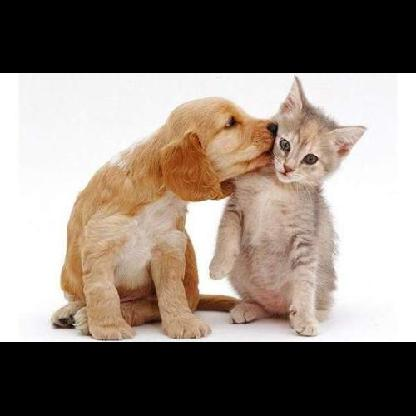
#> input picture YOLOv3_example/data/images/01.jpg, 416 x 416 px
$ python -i aug_methods.py   (imports and definitions only)
#> lines starting #> are read from the running program, lines starting #| are printed output that depends on the picture
import math
import random
import numpy as np
import cv2
from PIL import ImageEnhance
from PIL import Image
from mosaic_all import get_mosaic_data
import torch


# 生成随机数
def rand(a=0., b=1.):
    return np.random.rand() * (b - a) + a


# 修正一切经过仿射变换的标签
# [132 lines left out: functions transform_affine_labels, iou, flip, img_cut, cut, not called in this run]


def change_color(img, rgain=0.5, ggain=0.5, bgain=0.5):
#> called with rgain = 0.5, ggain = 0.5, bgain = 0.5
    if rgain or ggain or bgain:
        # 随机取-1到1三个实数，乘以 rgb 三通道扰动系数
        # r:[1-gain,1+gain]
        r = np.random.uniform(-1, 1, 3) * [rgain, ggain, bgain] + 1  # random gains

        # cv2.split：通道拆分
        # r:[0~255], g:[0~255], b:[0~255]
        red, green, blue = cv2.split(img)
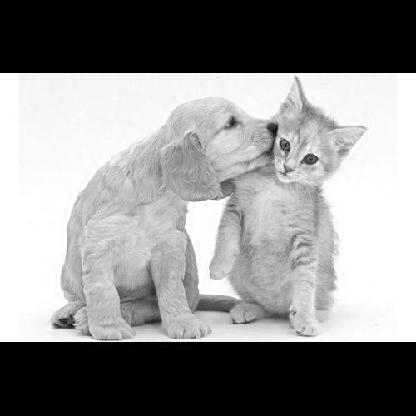
#> red: shape (416, 416); min 0, max 255, mean 139.4
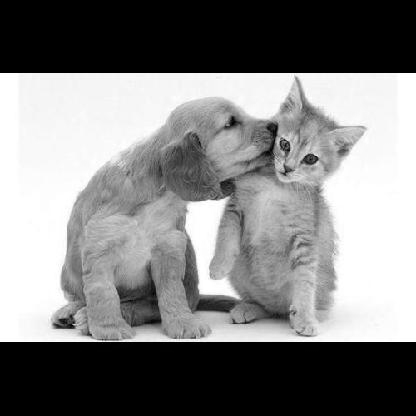
#> green: shape (416, 416); min 0, max 255, mean 128.2
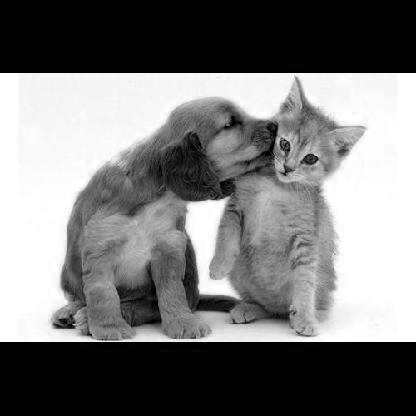
#> blue: shape (416, 416); min 0, max 255, mean 119.6
        dtype = img.dtype  # uint8

        x = np.arange(0, 256, dtype=r.dtype)
        lut_red = np.clip(x * r[0], 0, 255).astype(dtype)
#> lut_red = 256 values from 0 to 255
        lut_green = np.clip(x * r[1], 0, 255).astype(dtype)
#> lut_green = 256 values from 0 to 255
        lut_blue = np.clip(x * r[2], 0, 255).astype(dtype)
#> lut_blue = 256 values from 0 to 255

        # cv2.LUT：dst(I) = lut(src(I) + d)，d为常数0 / 128
        # 拿通道上的像素值作为索引到查找表中查找对应的值来替换
        # 大概率拿到近似的值，通过扰动系数来进行控制
        red = cv2.LUT(red, lut_red)
        green = cv2.LUT(green, lut_green)
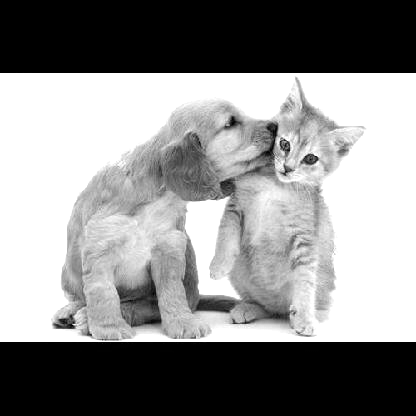
#> green: shape (416, 416); min 0, max 255, mean 139.5
        blue = cv2.LUT(blue, lut_blue)

        # 通道合并
        img_rgb = cv2.merge((red, green, blue)).astype(dtype)
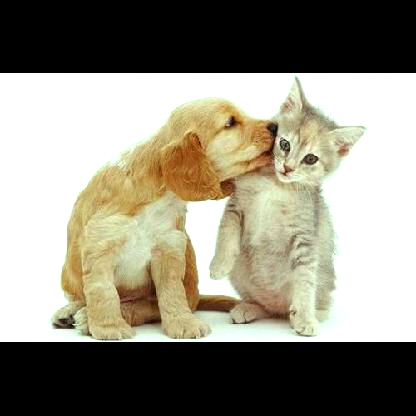
#> img_rgb: shape (416, 416, 3); mean R, G, B 143.4, 139.5, 124.9
        return img_rgb


# 随机改变颜色
# [470 lines left out: functions color, change_brightness, brightness, change_saturation, saturation, gaussian_noise and 9 more, not called in this run]


func_dict = {
    "flip": flip,
    "rotate": rotate,
    "cut": cut,
    "affine": affine,
    "mosaic": get_mosaic_data,
    "scale": scale,
    "mix": mix,
    "noise": noise,
    "wipe": wipe,
    "color": color,
    "brightness": brightness,
    "contrast": contrast,
    "saturation": saturation
}

>>> import cv2
>>> picture = cv2.cvtColor(cv2.imread('../YOLOv3_example/data/images/01.jpg'), cv2.COLOR_BGR2RGB)
>>> result = change_color(picture)

$ run again, on YOLOv3_example/data/images/04.jpg
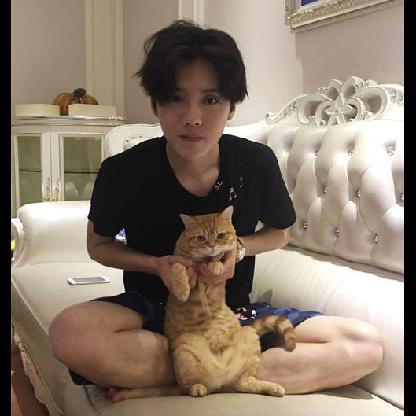
#> input picture YOLOv3_example/data/images/04.jpg, 416 x 416 px
#> in change_color, `blue = cv2.LUT(blue, lut_blue)`:
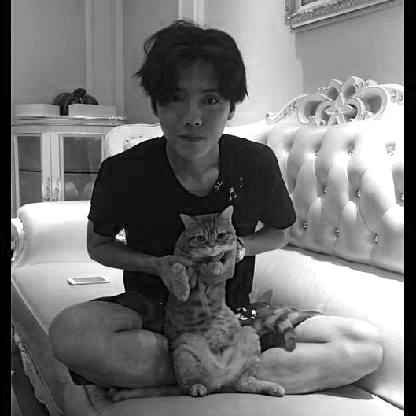
#> blue: shape (416, 416); min 0, max 255, mean 116.8
#> in change_color, `img_rgb = cv2.merge((red, green, blue)).astype(dtype)`:
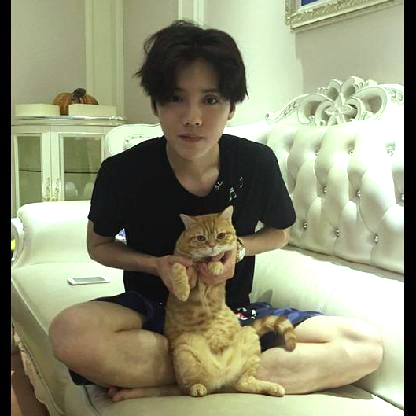
#> img_rgb: shape (416, 416, 3); mean R, G, B 143.4, 144.4, 116.8
